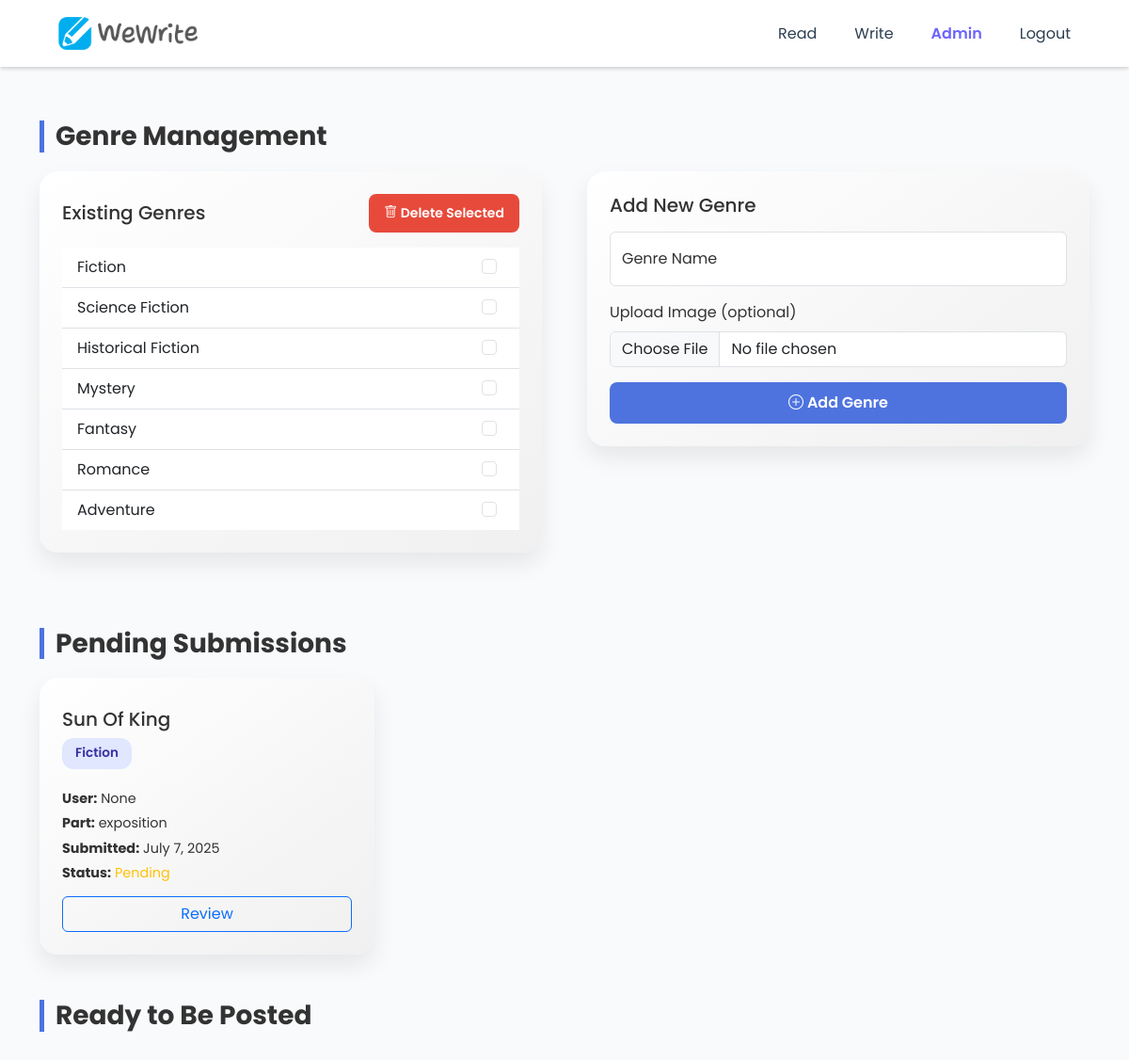
/genre_management/ (signed in), run on an earlier commit of the app's database.
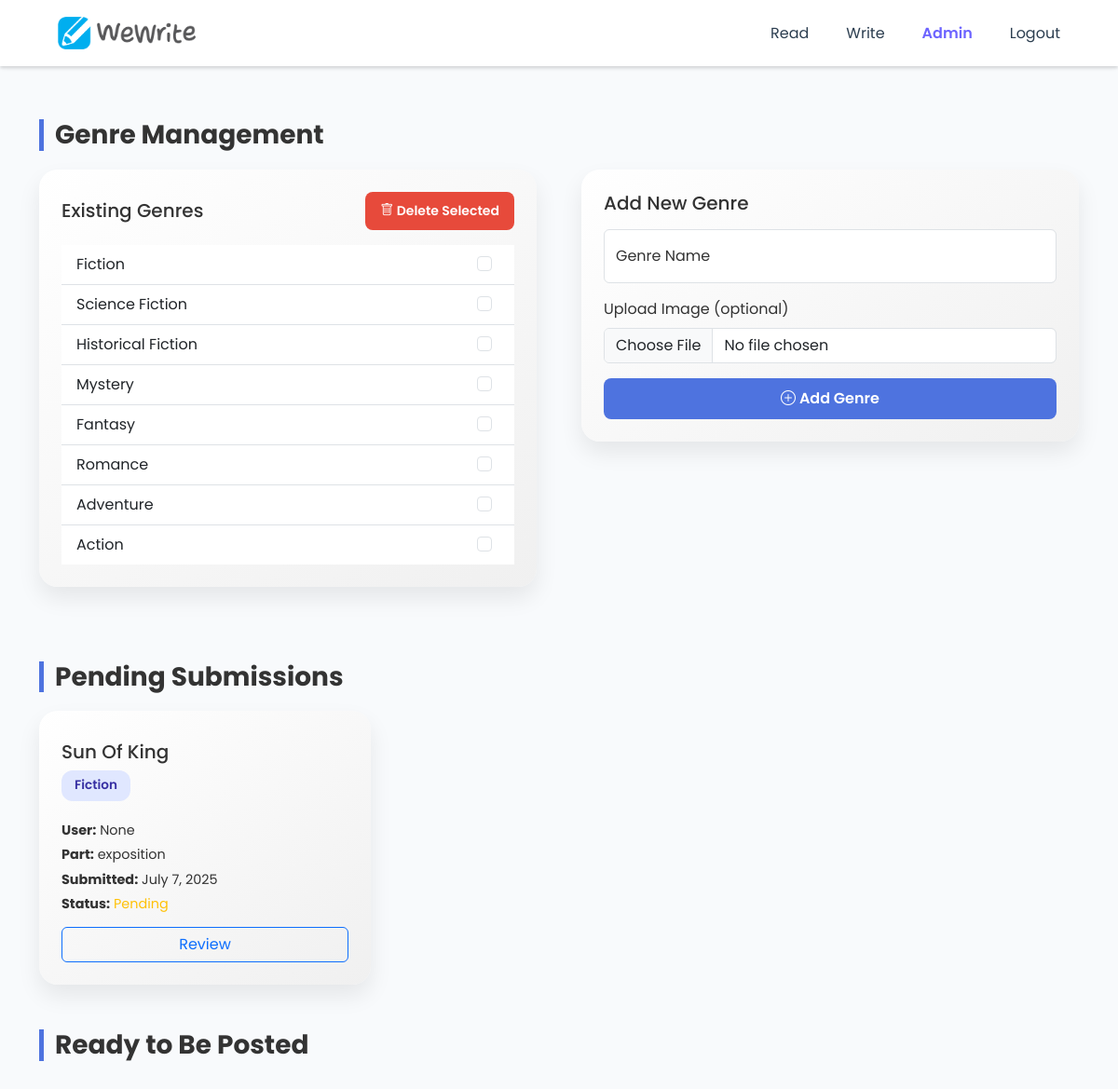
And on a later commit of the database.
### story/models.py (models this page shows, shortened)
class Genre(models.Model):
    name = models.CharField(max_length=50, unique=True)
    is_active = models.BooleanField(default=True)
    image = models.ImageField(upload_to='genre_images/', null=True, blank=True)  # Add this line

class Stage(models.Model):
    PART_CHOICES = [
        (1, 'exposition'),
        (2, 'rising action'),
        (3, 'climax'),
        (4, 'falling action'),
        (5, 'resolution'),
    ]
    STATUS_CHOICES = [
        (1, 'pending'),
        (2, 'rejected'),
        (3, 'accepted'),
    ]
    story = models.ForeignKey(Story, on_delete=models.CASCADE, null=False, blank=False)
    user = models.ForeignKey(CustomUser, on_delete=models.CASCADE, null=False, blank=False)
    submitted_date = models.DateField(default='2000-01-01', null=True, blank=True)
    part = models.IntegerField(choices=PART_CHOICES)
    status = models.IntegerField(choices=STATUS_CHOICES)
    text = models.TextField(max_length=100000, null=True, blank=True)

class Story(models.Model):
    GENRE_CHOICES = [
        (1, 'Fiction'),
        (2, 'Science Fiction'),
        (3, 'Historical Fiction'),
        (4, 'Mystery'),
        (5, 'Fantasy'),
        (6, 'Romance'),
    ]
    STATUS_CHOICES = [
        (1, 'pending'),
        (2, 'published'),
    ]
    user = models.ForeignKey(CustomUser, on_delete=models.CASCADE)
    started_date = models.DateField(default='2000-01-01', null=True, blank=True)
    title = models.TextField(max_length=250, null=True, blank=True)
    genre = models.ForeignKey(Genre, on_delete=models.CASCADE)
    main_character = models.TextField(max_length=250, null=True, blank=True)
    time_setting = models.TextField(max_length=250, null=True, blank=True)
    suggested_keyword = models.TextField(max_length=250, null=True, blank=True)
    exposition_summary = models.TextField(max_length=10000, null=True, blank=True)
    status = models.IntegerField(choices=STATUS_CHOICES, default=1)

### member/models.py (models this page shows, shortened)
class CustomUser(AbstractBaseUser, PermissionsMixin):
    username = models.CharField(max_length=50, unique=True)
    name = models.CharField(max_length=50, unique=False, null=True, blank=True)
    is_active = models.BooleanField(default=True)
    is_staff = models.BooleanField(default=False)
    REQUIRED_FIELDS = []
    USERNAME_FIELD = 'username'
    objects = CustomUserManager()
    class Meta:
        verbose_name = 'Custom User'
        verbose_name_plural = 'Custom Users'

### suhyun_nlp/views.py (the view)
# urls.py: path('genre_management/', views.to_genre_management, name='to-genremanagement'),
@login_required
def to_genre_management(request):
    curr_user = request.user
    isAdmin = curr_user.is_staff
    username = curr_user.username
    active_genres = Genre.objects.filter(is_active=True).order_by('pk')
    pending_stages = list(Stage.objects.filter(status='1').order_by('pk'))
    pending_stage_part_list = [stage.PART_CHOICES[stage.part-1][1] for stage in pending_stages]
    stage_tuple_list = [(pending_stages[i], pending_stage_part_list[i]) for i in range(len(pending_stages))]
    pending_stage_pk_list = [s.pk for s in pending_stages]
    pending_stage_text_list = [s.text for s in pending_stages]
    pending_storys = Story.objects.filter(status=1).order_by('started_date')
    pending_story_list = list(pending_storys)
    ready_to_publish_story_list = []
    accepted_stages = list(Stage.objects.filter(status=3).order_by('pk'))
    for pending_story in pending_story_list:
        curr_story_stages = [stage for stage in accepted_stages if stage.story == pending_story]
        if len(curr_story_stages) == 5:
            ready_to_publish_story_list.append(pending_story)
    context = {
        'username': username,
        'isLogin': True,
        'isAdmin': isAdmin,
        'active_genres': active_genres,
        'stage_tuple_list': stage_tuple_list,
        'ready_to_publish_story_list': ready_to_publish_story_list,
        'pending_stage_pk_list': pending_stage_pk_list,
        'pending_stage_text_list': pending_stage_text_list,
    }
    return render(request, 'genre_management.html', context)

### suhyun_nlp/templates/genre_management.html (shortened to what this page needs)
{% extends 'header.html' %}
{% block read %}
<link href="https://cdn.jsdelivr.net/npm/bootstrap@5.3.0/dist/css/bootstrap.min.css" rel="stylesheet">
<link href="https://cdn.jsdelivr.net/npm/bootstrap-icons@1.10.5/font/bootstrap-icons.css" rel="stylesheet">
<div class="container py-5">
  <h3 class="section-title">Genre Management</h3>
  <div class="row g-5 mb-5">
    <div class="col-md-6">
      <form action="{% url 'to-delete-genre' %}" method="POST">{% csrf_token %}
        <div class="card-custom p-4">
          <div class="d-flex justify-content-between align-items-center mb-3">
            <h5 class="mb-0">Existing Genres</h5>
            <button class="btn btn-danger btn-sm btn-custom px-3" type="submit">
              <i class="bi bi-trash"></i> Delete Selected
            </button>
          </div>
          <ul class="list-group list-group-flush">
            {% for genre in active_genres %}
              <li class="list-group-item d-flex justify-content-between align-items-center text-cap">
                <span>{{ genre.name|title }}</span>
                <div class="form-check">
                  <input class="form-check-input" type="checkbox" name="genre_delete_check" value="{{ genre.pk }}">
                </div>
              </li>
            {% empty %}
              <li class="list-group-item text-muted">No genres available.</li>
            {% endfor %}
          </ul>
        </div>
      </form>
    </div>
    <div class="col-md-6">
      <form action="{% url 'to-add-genre' %}" method="POST" enctype="multipart/form-data">{% csrf_token %}
        <div class="card-custom p-4">
          <h5 class="mb-3">Add New Genre</h5>
          <div class="form-floating mb-3">
            <input type="text" class="form-control" id="genreNameInput" name="name" placeholder="Adventure" required>
            <label for="genreNameInput">Genre Name</label>
          </div>
          <div class="mb-3">
            <label for="genreImage" class="form-label">Upload Image (optional)</label>
            <input class="form-control" type="file" id="genreImage" name="image" accept="image/*">
          </div>
          <button class="btn btn-primary w-100 btn-custom" type="submit">
            <i class="bi bi-plus-circle"></i> Add Genre
          </button>
        </div>
      </form>
    </div>
  </div>
  <h3 class="section-title">Pending Submissions</h3>
  <div class="row g-4">
    {% for stage, part in stage_tuple_list %}
    <div class="col-md-6 col-lg-4">
      <div class="card-custom">
        <h5 class="mt-2 text-cap">{{ stage.story.title|title }}</h5>
<div class="mb-2" style="word-break: break-word;">
  <span class="genre-badge text-cap">{{ stage.story.genre.name|title }}</span>
</div>
        <div class="submission-details">
          <p><strong>User:</strong> <span class="text-cap">{{ stage.user.name|title }}</span></p>
          <p><strong>Part:</strong> {{ part }}</p>
          <p><strong>Submitted:</strong> {{ stage.submitted_date }}</p>
          <p><strong>Status:</strong> <span class="text-warning">Pending</span></p>
          <button class="btn btn-outline-primary w-100 mt-2" data-bs-toggle="modal" data-bs-target="#editModal"
            onclick="openEditModal('{{stage.story.title}}', '{{stage.story.genre.name}}', '{{stage.pk}}')">Review</button>
        </div>
      </div>
    </div>
    {% endfor %}
  </div>
  <h3 class="section-title mt-5">Ready to Be Posted</h3>
</div>
{% endblock %}

What changed in the data, as far as the page shows it:
added Genre: name "Action"
